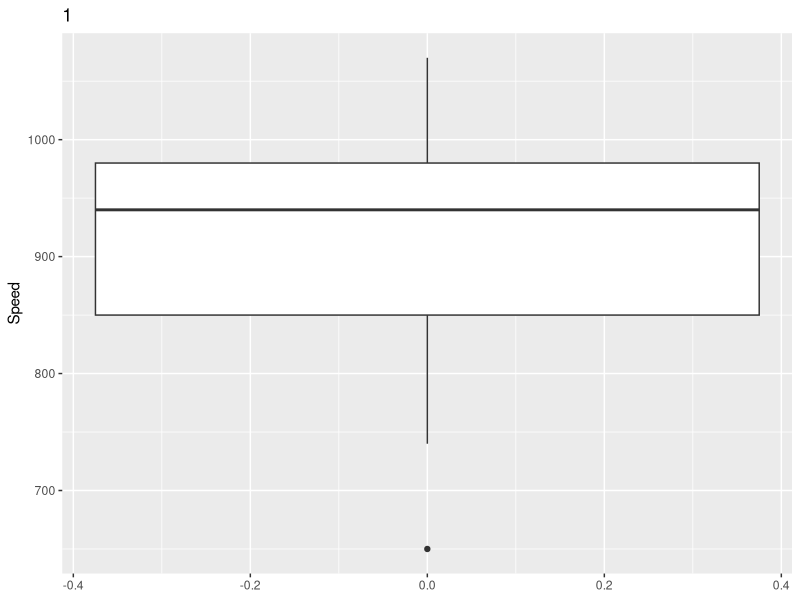
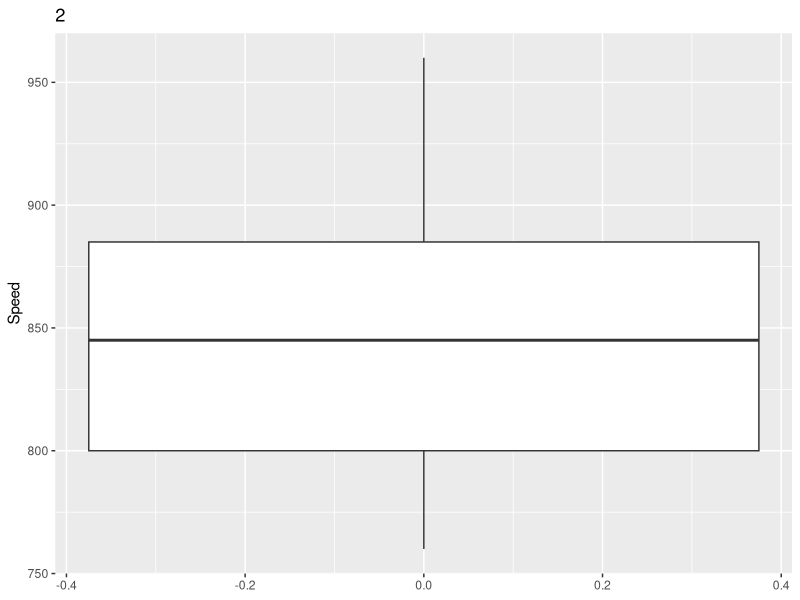
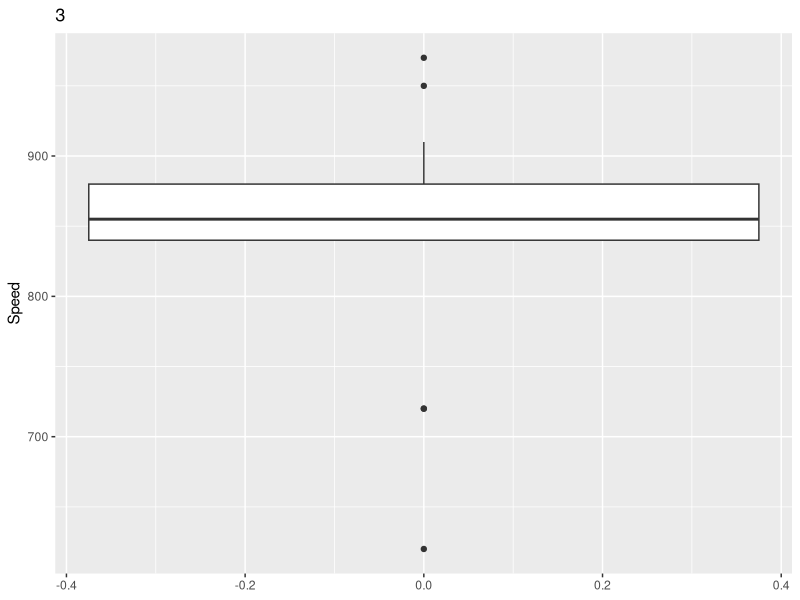
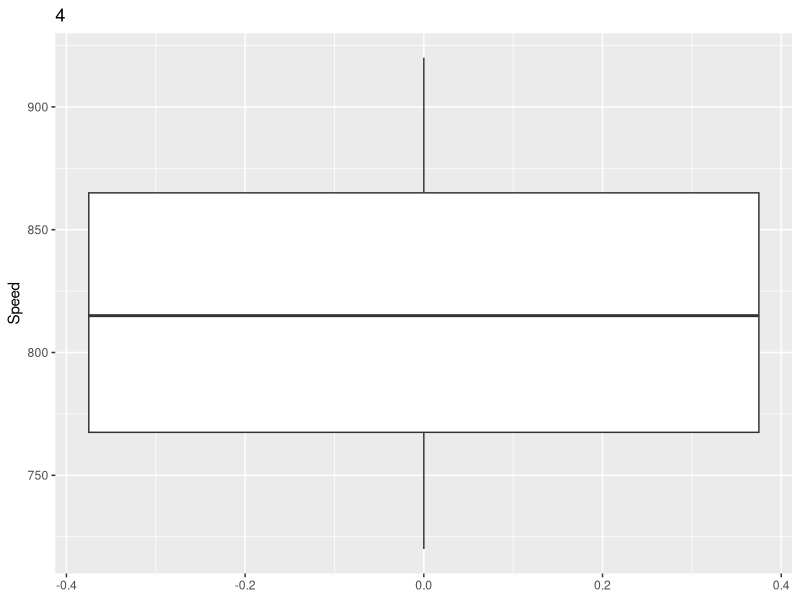
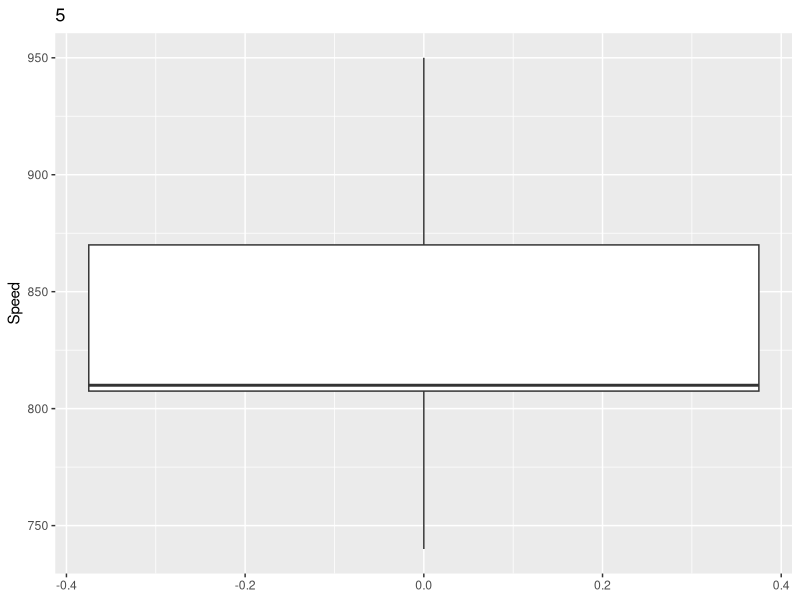
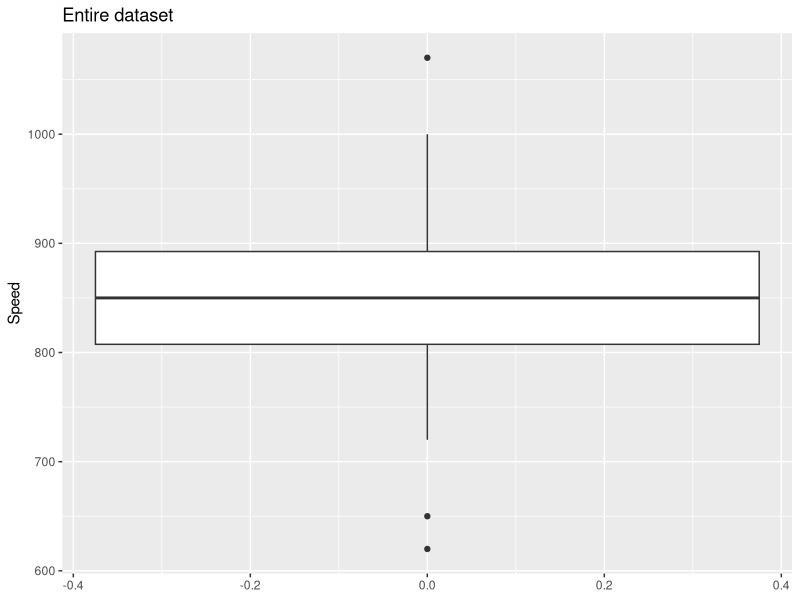
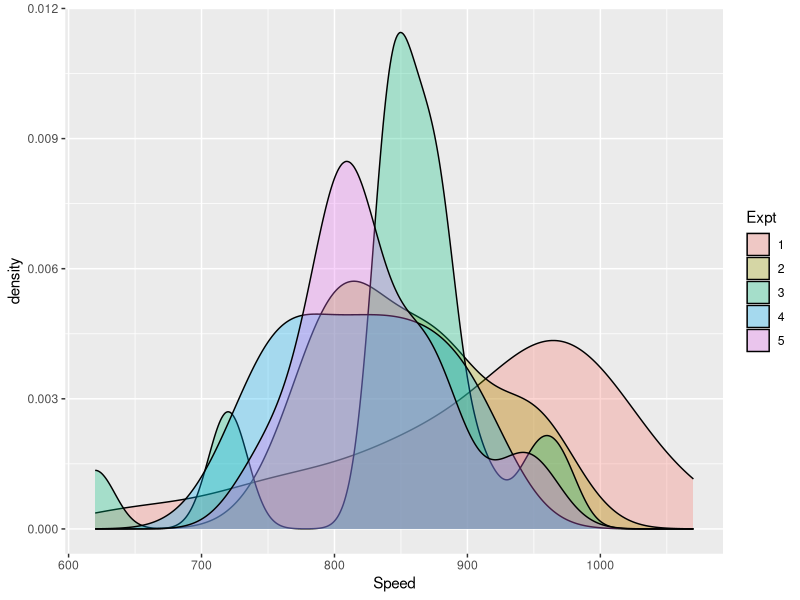
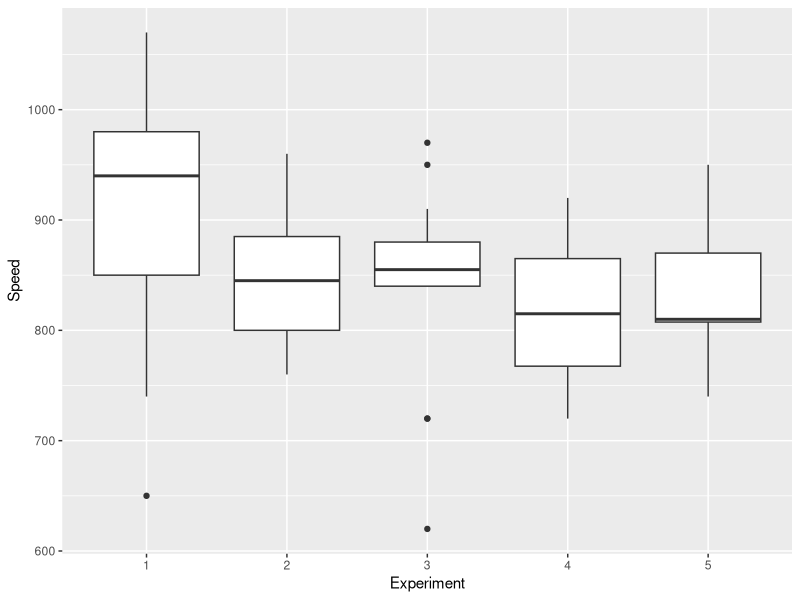

These figures' R source, in order:
## ---- chunk 1
knitr::opts_chunk$set(echo = TRUE)
## ---- chunk 2
library(dplyr)
library(ggplot2) #The libraries we will use. 
## ---- chunk 3
data <- read.csv("humans-names.csv")
morleydata <- read.table("morley.dat",header=T)
morley = read.table("morley.dat",header=T)
#Reading in the data
## ---- chunk 4
expt = unique(morley$Expt) #Look at each of the unique Experiments, 1-5
expt.i = expt[1]
mu = c()
std = c()
idx.list = list()
for(expt.i in expt)
{
  morley.i = morley[morley$Expt==expt.i,]
  print(ggplot(morley.i,aes(y=Speed)) + geom_boxplot() + ggtitle(expt.i))
  q1 = quantile(morley.i$Speed, 0.25) #First quantile
  q3 = quantile(morley.i$Speed, 0.75) #Third quantile
  IQR = 1.5*(q3-q1) #Calculate inter-quartile range then multiply by 1.5 for outlier bounds
  
  idx = which(morley.i$Speed < (q1 - IQR) | morley.i$Speed > (q3+IQR))
  #print(IQR)
  idx.list = c(idx.list, list(idx)) 
  print(morley.i$Speed[idx]) # outliers are 1.5*IQR above or below Q3/Q1 respectively
  
}
ggplot(morley,aes(y=Speed)) + geom_boxplot() + ggtitle("Entire dataset")
## ---- chunk 5
morleydata$Expt <- as.factor(morleydata$Expt) #Set Expt as a factor rather than a number
#morley2$Expt = as.factor(morley2$Expt)
morleydata%>% ggplot(aes(x = Speed, fill = Expt))+
  geom_density(alpha = 0.3)
#This density plot gives an overview of all 5 experiments and how their shapes compare
## ---- chunk 6
morleydata%>% group_by(Run) %>%  ggplot(aes(x = Expt, y = Speed))+
  geom_boxplot()+
  xlab("Experiment") #Boxplots for all 5 of the experiments, showing range of the data and outliers
## ---- chunk 7
i=1
index = c()
for (expt.i in expt)
{
  idx.expt = which(morley$Expt==expt.i)
  idx = idx.expt[1] + idx.list[[i]]-1
  i=i+1
  index = c(index,idx) #creating a list of outliers
}
index = setdiff(1:nrow(morley),index) #removing outliers from the data
morley2 = morley[index,]
## ---- chunk 8
morley2%>% group_by(Run) %>%  ggplot(aes(x = Expt, y = Speed))+
  geom_boxplot()+
  xlab("Experiment")
## ---- chunk 9
morley2$Expt = as.factor(morley2$Expt)
morley2%>% ggplot(aes(x = Speed, fill = Expt))+
  geom_density(alpha = 0.3)

## ---- chunk 10
model <- aov(Speed~Expt, data=morley2) #simple ANOVA
summary(model)
## ---- chunk 11

library(stringdist)
data = read.csv('humans-names.csv')
names = unique(data$Name)
data.2 = data
correct.names = c('James','David','Barbara','John','Michael','William','Elizabeth','Joseph','Jessica','Susan','Patricia','Robert','Linda','Mary','Marie','Jennifer','Richard','Jon')
names.mat = outer(correct.names,names,function(x,y){stringdist(x,y)})
idx = apply(names.mat,2,function(x){which(x<=2)})
for(i in 1:length(names))
{
  if(length(idx[[i]])==1)
    data.2$Name[data$Name==names[i]] = correct.names[idx[[i]]]
  else
  {  
    if(names[i]=='eJohn')
      data.2$Name[data$Name==names[i]] = 'John'
    else if(names[i]=='ohn')
      data.2$Name[data$Name==names[i]] = 'John'
    else if(names[i]=='Jeon')
      data.2$Name[data$Name==names[i]] = 'Jon'
    else if(names[i]=='Johen')
      data.2$Name[data$Name==names[i]] = 'John'
    else if(names[i]=='Mari')
      data.2$Name[data$Name==names[i]] = 'Marie'
    else if(names[i]=='oJhn')
      data.2$Name[data$Name==names[i]] = 'John'
    else if(names[i]=='Joh')
      data.2$Name[data$Name==names[i]] = 'John'
    else if(names[i]=='Maire')
      data.2$Name[data$Name==names[i]] = 'Marie'
    else if(names[i]=='on')
      data.2$Name[data$Name==names[i]] = 'Jon'
    else if(names[i]=='Marei')
      data.2$Name[data$Name==names[i]] = 'Marie'
    else if(names[i]=='Mar')
      data.2$Name[data$Name==names[i]] = 'Mary'
     else if(names[i]=='Jhn')
      data.2$Name[data$Name==names[i]] = 'John'
    else if(names[i]=='Maire')
      data.2$Name[data$Name==names[i]] = 'Marie'
    else if(names[i]=='Jn')
      data.2$Name[data$Name==names[i]] = 'Jon'
    else if(names[i]=='Marey')
      data.2$Name[data$Name==names[i]] = 'Mary'
    else if(names[i]=='Jhon')
      data.2$Name[data$Name==names[i]] = 'John'
     else if(names[i]=='Jonh')
      data.2$Name[data$Name==names[i]] = 'John'
    else if(names[i]=='Joen')
      data.2$Name[data$Name==names[i]] = 'Jon'
    else if(names[i]=='Jo')
      data.2$Name[data$Name==names[i]] = 'Jon'
   
  }
}
print(data.2$Name[!data.2$Name%in%correct.names])
## ---- chunk 12
names = data$Name[!data$Name%in%correct.names]
correct = data.2$Name[!data$Name%in%correct.names]
dist = data.frame(correct,stringdist(names,correct,method='dl'))
colnames(dist)= c('Name','distance')
ggplot(dist,aes(x=distance,group=Name)) + geom_histogram(binwidth=1)+xlab('Number of mistakes')+facet_wrap(Name~.) +ggtitle('Histogram of number of spelling mistakes for each name.')
## ---- chunk 13
names = unique(data$Name)
clean.data = function(data)
{
  data.3 = data
  
  correct.names = unique(data$Name[1:100]) #assume the first 100 names are correct
  names.mat = outer(correct.names,names,function(x,y){stringdist(x,y)})
  idx = apply(names.mat,2,function(x){which(x<=2)})
  for(i in 1:length(names))
  {
    data.3$Name[data$Name==names[i]] = correct.names[idx[[i]]][1]
  }
  return(data.3) 
}
data.3 = clean.data(data)
acc=length(data.3$Name[data.3$Name==data.2$Name])/length(data.3$Name)*100
print('Accuracy:')
print(sprintf('%f%s',acc,'%'))
